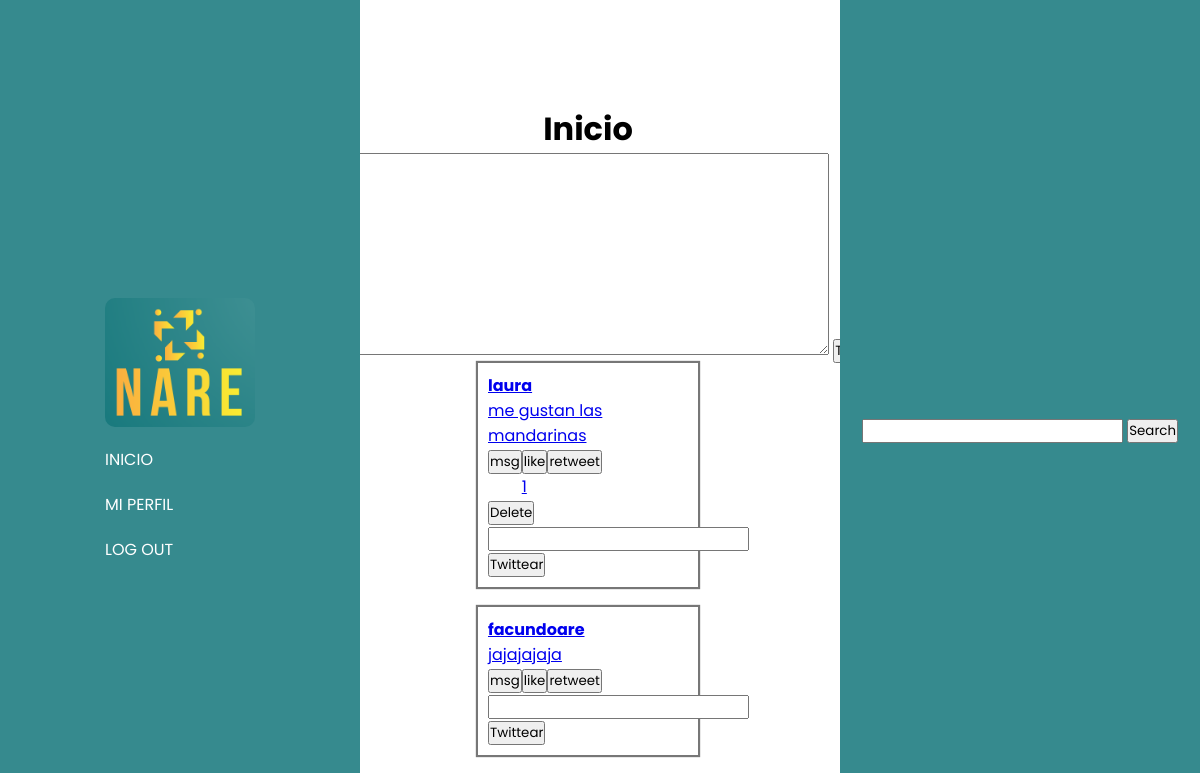
Screenshot of / (signed in) with the database file from the repository.
### tweets/models.py (models this page shows)
class Tweet(models.Model):
    user = models.ForeignKey(User, null=True, on_delete=models.CASCADE)
    content = models.TextField(max_length=180)
    created_at = models.DateTimeField(auto_now_add=True)
    likes = models.IntegerField(default=0)
    likes_users = models.ManyToManyField(User, related_name="likes_tweets")
    retweets = models.IntegerField(default=0)
    parent_tweet = models.IntegerField(null=True)

### tweets/views.py (the view)
# urls.py: path('', views.globalFeed, name='globalFeed'),
def globalFeed(request):
    tweets = Tweet.objects.all().filter(parent_tweet = None)
    return render(request, 'globalFeed.html',{
            'form': forms.postTweet,
            'tweets': tweets
    })

### tweets/templates/globalFeed.html (shortened to what this page needs)
{% extends 'base.html' %} {% load static %}
    {% block content %}
    <link rel="stylesheet" href="{% static 'globalFeed.css' %}" />
    <main>
        <h1>Inicio</h1>
        <form action="{% url 'postTweet' %}" method="POST">
            {{form}}
            <button>
                Twittear
            </button>
        </form>
        <div class="tweets">
            {% for tweet in tweets %}
                <a href="{% url 'tweetDetails' tweet.id %}" class="{% if tweet.parent_tweet != null %} reply {% else %} tweet {% endif %}">
                    <h4>{{tweet.user.username}}</h4>
                    <p>{{tweet.content}}</p>
                    <div class="buttons">
                        <form>
                            <button class="msgButton">
                                msg
                            </button>
                        </form>
                        <form action="{% url 'like' tweet.id %}">
                            <button>
                                like
                            </button>
                            {% if tweet.likes != 0 %}
                                <p>{{tweet.likes}}</p>
                            {% endif %}
                        </form>
                        <form>
                            <button>
                                retweet
                            </button>
                        </form>
                    </div>
                    {% if  tweet.user.username == user.username %}
                        <form action="{% url 'deleteTweet' tweet.id %}">
                            <button>
                                Delete
                            </button>
                        </form>
                    {% endif %}
                    <form action="{% url 'responseTweet' tweet.id %}" method="POST" class="formResponse">
                        <input type="text" class="response" name="contentResponse">
                        <button class="responseButton">
                            Twittear
                        </button>
                    </form>
                </a>
            {% endfor %}
        </div>
    </main>
{% endblock content %}

### tweets/static/base.css (style rules this page uses)
* { margin: 0; padding: 0; font-family: 'Poppins', sans-serif; }
body { display: flex; justify-content: center; width: 98vw; position: relative; }
main { height: 100vh; display: flex; align-items: center; padding: 30px; }

### tweets/static/globalFeed.css (style rules this page uses)
main { display: flex; flex-direction: column; justify-content: center; align-items: center; height: 100vh; }
.tweets { display: flex; flex-direction: column; gap: 20px; }
.tweet { display: flex; flex-direction: column; padding: 10px; height: auto; width: 200px; box-shadow: 0 0 1px 2px #777; }
.buttons { display: flex; }

### rows the page displays
Tweet: user.username "laura", content "me gustan las mandarinas", likes "1", shows "Delete"
Tweet: user.username "facundoare", content "jajajajaja"
